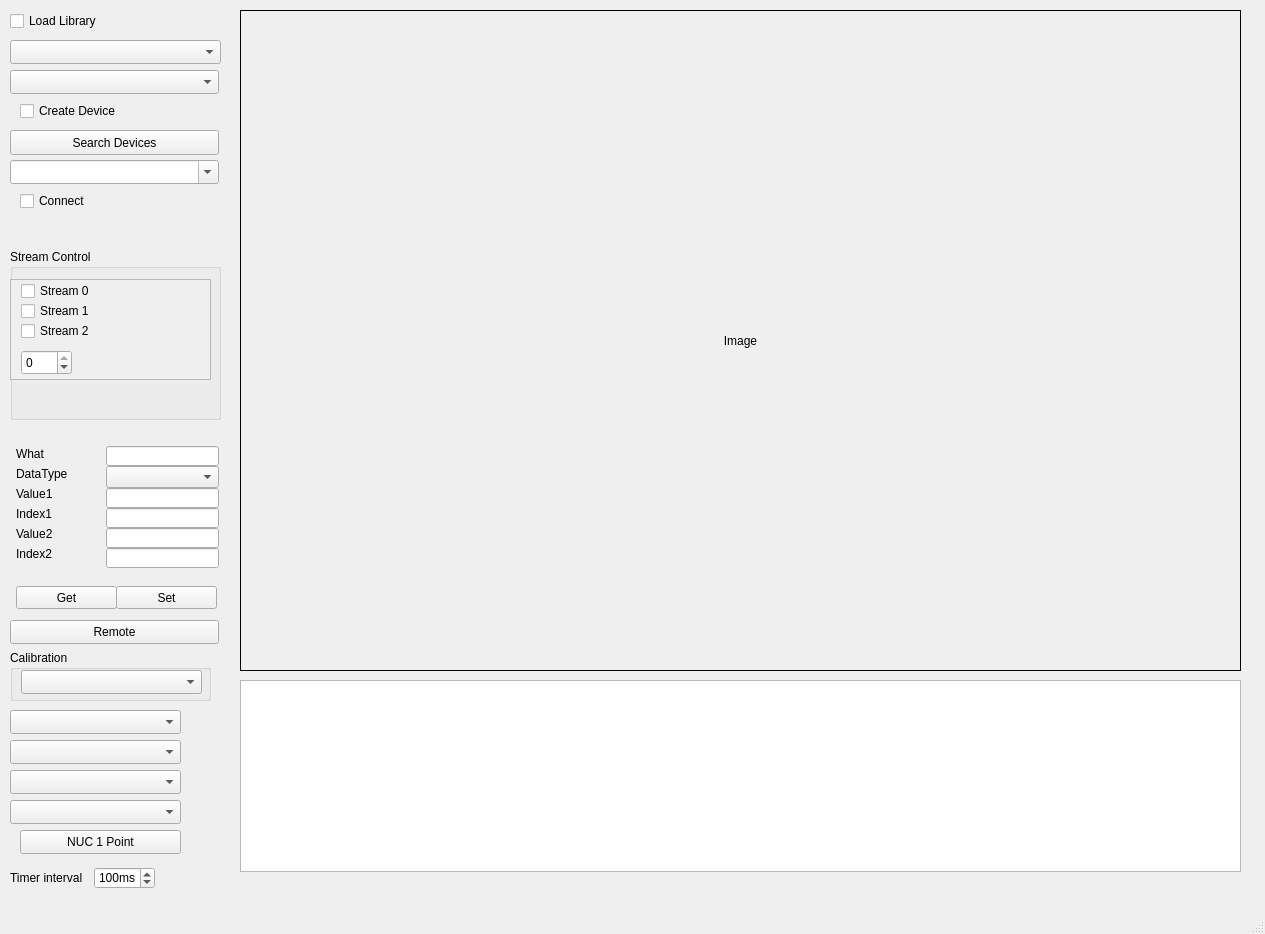
<?xml version="1.0" encoding="UTF-8"?>
<ui version="4.0">
 <class>irbgrab</class>
 <widget class="QMainWindow" name="irbgrab">
  <property name="geometry">
   <rect>
    <x>0</x>
    <y>0</y>
    <width>1265</width>
    <height>934</height>
   </rect>
  </property>
  <property name="font">
   <font>
    <family>Segoe UI</family>
    <pointsize>9</pointsize>
   </font>
  </property>
  <property name="windowTitle">
   <string>IRBGRAB SDK v4 - Demo Qt/C++</string>
  </property>
  <property name="windowOpacity">
   <double>1.000000000000000</double>
  </property>
  <widget class="QWidget" name="centralwidget">
   <widget class="QComboBox" name="cmbDevices">
    <property name="geometry">
     <rect>
      <x>10</x>
      <y>70</y>
      <width>209</width>
      <height>24</height>
     </rect>
    </property>
   </widget>
   <widget class="QLabel" name="lblTest">
    <property name="geometry">
     <rect>
      <x>10</x>
      <y>870</y>
      <width>81</width>
      <height>16</height>
     </rect>
    </property>
    <property name="text">
     <string>Timer interval</string>
    </property>
   </widget>
   <widget class="QLabel" name="lblImage">
    <property name="geometry">
     <rect>
      <x>240</x>
      <y>10</y>
      <width>1001</width>
      <height>661</height>
     </rect>
    </property>
    <property name="sizePolicy">
     <sizepolicy hsizetype="Preferred" vsizetype="Preferred">
      <horstretch>0</horstretch>
      <verstretch>0</verstretch>
     </sizepolicy>
    </property>
    <property name="styleSheet">
     <string notr="true">color: black; border: 1px solid black</string>
    </property>
    <property name="text">
     <string>Image</string>
    </property>
    <property name="scaledContents">
     <bool>true</bool>
    </property>
    <property name="alignment">
     <set>Qt::AlignmentFlag::AlignCenter</set>
    </property>
   </widget>
   <widget class="QSpinBox" name="spnTimerInterval">
    <property name="geometry">
     <rect>
      <x>94</x>
      <y>867</y>
      <width>61</width>
      <height>22</height>
     </rect>
    </property>
    <property name="suffix">
     <string>ms</string>
    </property>
    <property name="minimum">
     <number>1</number>
    </property>
    <property name="maximum">
     <number>1000</number>
    </property>
    <property name="value">
     <number>100</number>
    </property>
   </widget>
   <widget class="QPushButton" name="btnRemote">
    <property name="geometry">
     <rect>
      <x>10</x>
      <y>620</y>
      <width>209</width>
      <height>24</height>
     </rect>
    </property>
    <property name="contextMenuPolicy">
     <enum>Qt::ContextMenuPolicy::NoContextMenu</enum>
    </property>
    <property name="text">
     <string>Remote</string>
    </property>
    <property name="default">
     <bool>false</bool>
    </property>
    <property name="flat">
     <bool>false</bool>
    </property>
   </widget>
   <widget class="QPushButton" name="btnSetParam">
    <property name="geometry">
     <rect>
      <x>116</x>
      <y>586</y>
      <width>101</width>
      <height>23</height>
     </rect>
    </property>
    <property name="contextMenuPolicy">
     <enum>Qt::ContextMenuPolicy::NoContextMenu</enum>
    </property>
    <property name="text">
     <string>Set</string>
    </property>
    <property name="default">
     <bool>false</bool>
    </property>
    <property name="flat">
     <bool>false</bool>
    </property>
   </widget>
   <widget class="QPushButton" name="btnGetParam">
    <property name="geometry">
     <rect>
      <x>16</x>
      <y>586</y>
      <width>101</width>
      <height>23</height>
     </rect>
    </property>
    <property name="contextMenuPolicy">
     <enum>Qt::ContextMenuPolicy::NoContextMenu</enum>
    </property>
    <property name="text">
     <string>Get</string>
    </property>
    <property name="default">
     <bool>false</bool>
    </property>
    <property name="flat">
     <bool>false</bool>
    </property>
   </widget>
   <widget class="QLabel" name="lblParamWhat">
    <property name="geometry">
     <rect>
      <x>16</x>
      <y>446</y>
      <width>81</width>
      <height>16</height>
     </rect>
    </property>
    <property name="text">
     <string>What</string>
    </property>
   </widget>
   <widget class="QLabel" name="lblParamDataType">
    <property name="geometry">
     <rect>
      <x>16</x>
      <y>466</y>
      <width>81</width>
      <height>16</height>
     </rect>
    </property>
    <property name="text">
     <string>DataType</string>
    </property>
   </widget>
   <widget class="QLabel" name="lblParamValue1">
    <property name="geometry">
     <rect>
      <x>16</x>
      <y>486</y>
      <width>81</width>
      <height>16</height>
     </rect>
    </property>
    <property name="text">
     <string>Value1</string>
    </property>
   </widget>
   <widget class="QLabel" name="lblParamValue2">
    <property name="geometry">
     <rect>
      <x>16</x>
      <y>526</y>
      <width>81</width>
      <height>16</height>
     </rect>
    </property>
    <property name="text">
     <string>Value2</string>
    </property>
   </widget>
   <widget class="QLabel" name="lblParamIndex1">
    <property name="geometry">
     <rect>
      <x>16</x>
      <y>506</y>
      <width>81</width>
      <height>16</height>
     </rect>
    </property>
    <property name="text">
     <string>Index1</string>
    </property>
   </widget>
   <widget class="QLabel" name="lblParamIndex2">
    <property name="geometry">
     <rect>
      <x>16</x>
      <y>546</y>
      <width>81</width>
      <height>16</height>
     </rect>
    </property>
    <property name="text">
     <string>Index2</string>
    </property>
   </widget>
   <widget class="QLineEdit" name="edtParamValue1">
    <property name="geometry">
     <rect>
      <x>106</x>
      <y>488</y>
      <width>113</width>
      <height>20</height>
     </rect>
    </property>
   </widget>
   <widget class="QLineEdit" name="edtParamIndex1">
    <property name="geometry">
     <rect>
      <x>106</x>
      <y>508</y>
      <width>113</width>
      <height>20</height>
     </rect>
    </property>
   </widget>
   <widget class="QLineEdit" name="edtParamValue2">
    <property name="geometry">
     <rect>
      <x>106</x>
      <y>528</y>
      <width>113</width>
      <height>20</height>
     </rect>
    </property>
   </widget>
   <widget class="QLineEdit" name="edtParamIndex2">
    <property name="geometry">
     <rect>
      <x>106</x>
      <y>548</y>
      <width>113</width>
      <height>20</height>
     </rect>
    </property>
   </widget>
   <widget class="QLineEdit" name="edtParamWhat">
    <property name="geometry">
     <rect>
      <x>106</x>
      <y>446</y>
      <width>113</width>
      <height>20</height>
     </rect>
    </property>
   </widget>
   <widget class="QComboBox" name="cmbParamType">
    <property name="geometry">
     <rect>
      <x>106</x>
      <y>466</y>
      <width>113</width>
      <height>22</height>
     </rect>
    </property>
    <property name="styleSheet">
     <string notr="true">QComboBox QAbstractItemView { min-width: 200px;}</string>
    </property>
    <property name="currentText">
     <string/>
    </property>
    <property name="currentIndex">
     <number>-1</number>
    </property>
    <property name="minimumContentsLength">
     <number>0</number>
    </property>
    <property name="modelColumn">
     <number>0</number>
    </property>
   </widget>
   <widget class="QComboBox" name="cbConnectionString">
    <property name="geometry">
     <rect>
      <x>10</x>
      <y>160</y>
      <width>209</width>
      <height>24</height>
     </rect>
    </property>
    <property name="editable">
     <bool>true</bool>
    </property>
   </widget>
   <widget class="QPushButton" name="btnSearchDevices">
    <property name="geometry">
     <rect>
      <x>10</x>
      <y>130</y>
      <width>209</width>
      <height>25</height>
     </rect>
    </property>
    <property name="text">
     <string>Search Devices</string>
    </property>
   </widget>
   <widget class="QCheckBox" name="cbxLoadLib">
    <property name="geometry">
     <rect>
      <x>10</x>
      <y>10</y>
      <width>201</width>
      <height>22</height>
     </rect>
    </property>
    <property name="text">
     <string>Load Library</string>
    </property>
   </widget>
   <widget class="QComboBox" name="cbDeviceSlot">
    <property name="geometry">
     <rect>
      <x>10</x>
      <y>40</y>
      <width>211</width>
      <height>24</height>
     </rect>
    </property>
   </widget>
   <widget class="QTextBrowser" name="textBrowser">
    <property name="geometry">
     <rect>
      <x>240</x>
      <y>680</y>
      <width>1001</width>
      <height>192</height>
     </rect>
    </property>
   </widget>
   <widget class="QCheckBox" name="cbxDeviceAssign">
    <property name="geometry">
     <rect>
      <x>20</x>
      <y>100</y>
      <width>191</width>
      <height>22</height>
     </rect>
    </property>
    <property name="text">
     <string>Create Device</string>
    </property>
   </widget>
   <widget class="QCheckBox" name="cbxConnect">
    <property name="geometry">
     <rect>
      <x>20</x>
      <y>190</y>
      <width>171</width>
      <height>22</height>
     </rect>
    </property>
    <property name="text">
     <string>Connect</string>
    </property>
   </widget>
   <widget class="QGroupBox" name="gbxStreamControl">
    <property name="geometry">
     <rect>
      <x>10</x>
      <y>249</y>
      <width>211</width>
      <height>171</height>
     </rect>
    </property>
    <property name="title">
     <string>Stream Control</string>
    </property>
    <widget class="QScrollArea" name="scrollArea">
     <property name="geometry">
      <rect>
       <x>0</x>
       <y>30</y>
       <width>201</width>
       <height>101</height>
      </rect>
     </property>
     <property name="widgetResizable">
      <bool>true</bool>
     </property>
     <widget class="QWidget" name="scrollAreaWidgetContents">
      <property name="geometry">
       <rect>
        <x>0</x>
        <y>0</y>
        <width>199</width>
        <height>99</height>
       </rect>
      </property>
      <widget class="QCheckBox" name="cbxStream0">
       <property name="geometry">
        <rect>
         <x>10</x>
         <y>0</y>
         <width>191</width>
         <height>22</height>
        </rect>
       </property>
       <property name="text">
        <string>Stream 0</string>
       </property>
      </widget>
      <widget class="QCheckBox" name="cbxStream1">
       <property name="enabled">
        <bool>true</bool>
       </property>
       <property name="geometry">
        <rect>
         <x>10</x>
         <y>20</y>
         <width>181</width>
         <height>22</height>
        </rect>
       </property>
       <property name="text">
        <string>Stream 1</string>
       </property>
      </widget>
      <widget class="QCheckBox" name="cbxStream2">
       <property name="geometry">
        <rect>
         <x>10</x>
         <y>40</y>
         <width>181</width>
         <height>22</height>
        </rect>
       </property>
       <property name="text">
        <string>Stream 2</string>
       </property>
      </widget>
      <widget class="QSpinBox" name="spnStreamIndex">
       <property name="geometry">
        <rect>
         <x>10</x>
         <y>70</y>
         <width>51</width>
         <height>25</height>
        </rect>
       </property>
       <property name="minimum">
        <number>-1</number>
       </property>
       <property name="maximum">
        <number>0</number>
       </property>
      </widget>
      <widget class="QWidget" name="widget" native="true">
       <property name="geometry">
        <rect>
         <x>0</x>
         <y>90</y>
         <width>201</width>
         <height>51</height>
        </rect>
       </property>
       <widget class="QLabel" name="lblSubStreamCaption">
        <property name="geometry">
         <rect>
          <x>0</x>
          <y>20</y>
          <width>71</width>
          <height>16</height>
         </rect>
        </property>
        <property name="text">
         <string>Substream</string>
        </property>
       </widget>
       <widget class="QLabel" name="lblSubStreamMax">
        <property name="geometry">
         <rect>
          <x>140</x>
          <y>20</y>
          <width>49</width>
          <height>16</height>
         </rect>
        </property>
        <property name="text">
         <string>| 0</string>
        </property>
       </widget>
       <widget class="QSpinBox" name="spnSubStreamIndex">
        <property name="geometry">
         <rect>
          <x>80</x>
          <y>20</y>
          <width>51</width>
          <height>25</height>
         </rect>
        </property>
        <property name="minimum">
         <number>-1</number>
        </property>
        <property name="maximum">
         <number>0</number>
        </property>
       </widget>
      </widget>
     </widget>
    </widget>
   </widget>
   <widget class="QGroupBox" name="gbxCalibration">
    <property name="geometry">
     <rect>
      <x>10</x>
      <y>650</y>
      <width>201</width>
      <height>51</height>
     </rect>
    </property>
    <property name="title">
     <string>Calibration</string>
    </property>
    <widget class="QComboBox" name="cbCalibrations">
     <property name="geometry">
      <rect>
       <x>11</x>
       <y>20</y>
       <width>181</width>
       <height>24</height>
      </rect>
     </property>
     <property name="sizePolicy">
      <sizepolicy hsizetype="Preferred" vsizetype="Fixed">
       <horstretch>0</horstretch>
       <verstretch>0</verstretch>
      </sizepolicy>
     </property>
    </widget>
   </widget>
   <widget class="QComboBox" name="cbOutputChannelOptions">
    <property name="geometry">
     <rect>
      <x>10</x>
      <y>740</y>
      <width>171</width>
      <height>24</height>
     </rect>
    </property>
   </widget>
   <widget class="QComboBox" name="cbOutputChannel">
    <property name="geometry">
     <rect>
      <x>10</x>
      <y>710</y>
      <width>171</width>
      <height>24</height>
     </rect>
    </property>
   </widget>
   <widget class="QComboBox" name="cbTriggerMark">
    <property name="geometry">
     <rect>
      <x>10</x>
      <y>770</y>
      <width>171</width>
      <height>24</height>
     </rect>
    </property>
   </widget>
   <widget class="QComboBox" name="cbTriggerSync">
    <property name="geometry">
     <rect>
      <x>10</x>
      <y>800</y>
      <width>171</width>
      <height>24</height>
     </rect>
    </property>
   </widget>
   <widget class="QPushButton" name="btnNUCExecute1Point">
    <property name="geometry">
     <rect>
      <x>20</x>
      <y>830</y>
      <width>161</width>
      <height>24</height>
     </rect>
    </property>
    <property name="text">
     <string>NUC 1 Point</string>
    </property>
   </widget>
  </widget>
  <widget class="QMenuBar" name="menubar">
   <property name="geometry">
    <rect>
     <x>0</x>
     <y>0</y>
     <width>1265</width>
     <height>22</height>
    </rect>
   </property>
  </widget>
  <widget class="QStatusBar" name="statusbar"/>
 </widget>
 <resources/>
 <connections/>
</ui>
